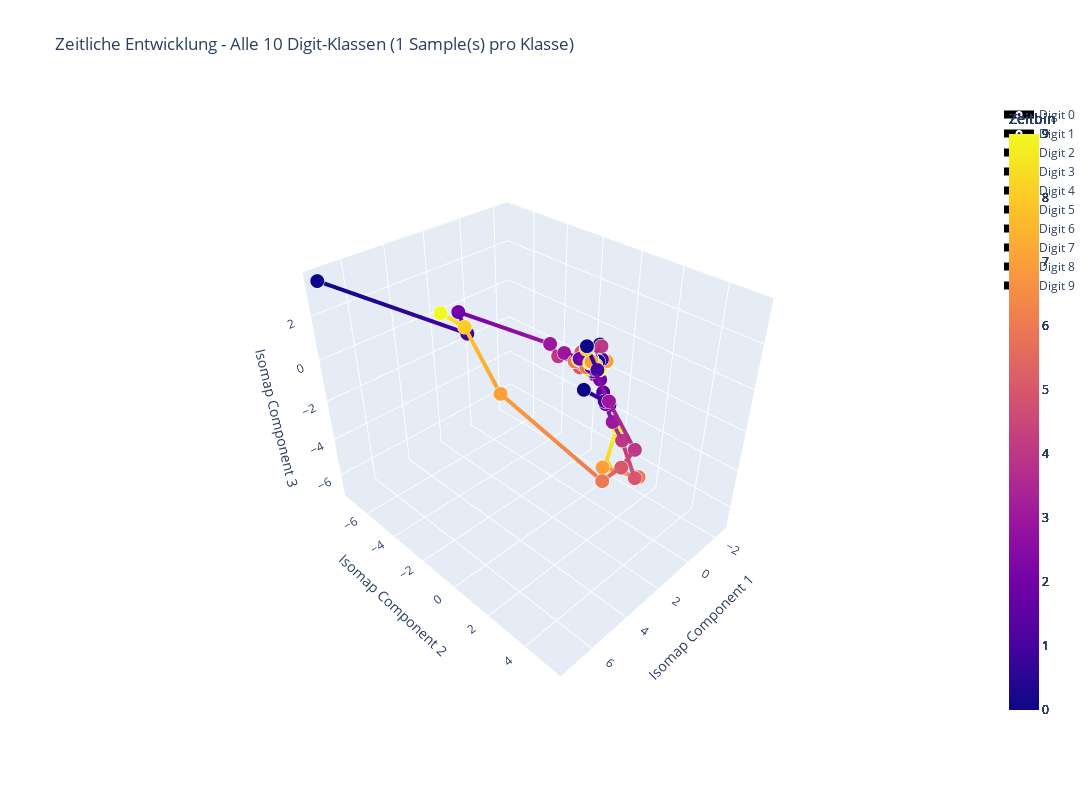

The code cell stored with this chart in its notebook:
### Code cell
# Korrigierte Version: Samples von allen 10 Digit-Klassen (0-9)
def create_balanced_time_evolution_plot(n_samples_per_digit=1):
    """
    Erstellt eine 3D-Visualisierung mit Samples von allen 10 Digit-Klassen
    n_samples_per_digit: Anzahl Samples pro Digit-Klasse (0-9)
    """
    # Alle Labels sammeln um die Indizes zu finden
    all_labels = []
    for i in range(len(dataset)):
        _, label = dataset[i]
        all_labels.append(label)
    
    # Indizes für jede Digit-Klasse finden
    digit_indices = {digit: [] for digit in range(10)}
    for i, label in enumerate(all_labels):
        digit_indices[label].append(i)
    
    print(f"Verfügbare Samples pro Digit-Klasse:")
    for digit in range(10):
        print(f"  Digit {digit}: {len(digit_indices[digit])} Samples")
    
    # Samples von jeder Klasse sammeln
    selected_samples = []
    selected_labels = []
    
    for digit in range(10):
        # Zufällige Samples aus dieser Klasse wählen
        available_indices = digit_indices[digit]
        n_available = len(available_indices)
        n_to_select = min(n_samples_per_digit, n_available)
        
        if n_to_select > 0:
            # Zufällige Auswahl
            import random
            selected_indices = random.sample(available_indices, n_to_select)
            
            for idx in selected_indices:
                events, label = dataset[idx]
                sample_frames = trans(events)
                timebins_flattened = sample_frames.reshape(sample_frames.shape[0], -1)
                selected_samples.append(timebins_flattened)
                selected_labels.append(label)
    
    print(f"Gesamt ausgewählte Samples: {len(selected_samples)}")
    print(f"Verteilung: {[selected_labels.count(i) for i in range(10)]}")
    
    # Alle Zeitbins zusammenfassen
    X_all_timebins = np.vstack(selected_samples)
    
    # Isomap anwenden
    isomap_3d = Isomap(n_components=3, n_neighbors=min(10, len(selected_samples)*10-1))
    X_isomap_3d = isomap_3d.fit_transform(X_all_timebins)
    
    # Plot erstellen
    fig = go.Figure()
    
    # Für jedes Sample eine Linie zeichnen
    for i in range(len(selected_samples)):
        start_idx = i * 10
        end_idx = (i + 1) * 10
        sample_coords = X_isomap_3d[start_idx:end_idx]
        
        # Linie mit zeitlicher Farbkodierung
        fig.add_trace(go.Scatter3d(
            x=sample_coords[:, 0],
            y=sample_coords[:, 1], 
            z=sample_coords[:, 2],
            mode='lines+markers',
            line=dict(
                color=list(range(10)),
                colorscale='plasma',
                width=8,
                colorbar=dict(title="Zeitbin", x=1.02)
            ),
            marker=dict(
                size=5,
                color=list(range(10)),
                colorscale='plasma',
                line=dict(width=2, color='white')
            ),
            name=f'Digit {selected_labels[i]}',
            showlegend=True,
            hovertemplate=f'Digit: {selected_labels[i]}<br>Zeitbin: %{{marker.color}}<br>X: %{{x:.2f}}<br>Y: %{{y:.2f}}<br>Z: %{{z:.2f}}<extra></extra>'
        ))
    
    fig.update_layout(
        title=f'Zeitliche Entwicklung - Alle 10 Digit-Klassen ({n_samples_per_digit} Sample(s) pro Klasse)',
        scene=dict(
            xaxis_title='Isomap Component 1',
            yaxis_title='Isomap Component 2',
            zaxis_title='Isomap Component 3',
            camera=dict(eye=dict(x=1.5, y=1.5, z=1.5))
        ),
        width=1200,
        height=800
    )
    
    return fig

# Test: 1 Sample pro Digit-Klasse (10 Samples total)
print("🎯 Erstelle Visualisierung mit 1 Sample pro Digit-Klasse...")
fig_balanced_1 = create_balanced_time_evolution_plot(1)
fig_balanced_1.show()

### Figure 1 — Plotly figure (JSON) as saved in the notebook; plotly's stock layout.template omitted (floating-point values rounded to 4 significant figures)
{"data": [{"hovertemplate": "Digit: 0<br>Zeitbin: %{marker.color}<br>X: %{x:.2f}<br>Y: %{y:.2f}<br>Z: %{z:.2f}<extra></extra>", "line": {"color": [0, 1, 2, 3, 4, 5, 6, 7, 8, 9], "colorbar": {"title": {"text": "Zeitbin"}, "x": 1.02}, "colorscale": [[0, "#0d0887"], [0.1111, "#46039f"], [0.2222, "#7201a8"], [0.3333, "#9c179e"], [0.4444, "#bd3786"], [0.5556, "#d8576b"], [0.6667, "#ed7953"], [0.7778, "#fb9f3a"], [0.8889, "#fdca26"], [1, "#f0f921"]], "width": 8}, "marker": {"color": [0, 1, 2, 3, 4, 5, 6, 7, 8, 9], "colorscale": [[0, "#0d0887"], [0.1111, "#46039f"], [0.2222, "#7201a8"], [0.3333, "#9c179e"], [0.4444, "#bd3786"], [0.5556, "#d8576b"], [0.6667, "#ed7953"], [0.7778, "#fb9f3a"], [0.8889, "#fdca26"], [1, "#f0f921"]], "line": {"color": "white", "width": 2}, "size": 5}, "mode": "lines+markers", "name": "Digit 0", "showlegend": true, "type": "scatter3d", "x": [-0.02461, 0.1925, 0.4109, 0.1215, -0.653, -0.03517, 0.2922, -0.2141, 0.1253, 0.01955], "y": [7.724e-05, 0.2165, -0.2226, 0.0447, -0.007309, -0.5295, 0.0409, -0.2818, 0.02324, -0.01094], "z": [0.09554, -0.102, 0.1783, 0.109, 0.4062, 0.1676, -0.1541, -0.2278, -0.3237, -0.4715]}, {"hovertemplate": "Digit: 1<br>Zeitbin: %{marker.color}<br>X: %{x:.2f}<br>Y: %{y:.2f}<br>Z: %{z:.2f}<extra></extra>", "line": {"color": [0, 1, 2, 3, 4, 5, 6, 7, 8, 9], "colorbar": {"title": {"text": "Zeitbin"}, "x": 1.02}, "colorscale": [[0, "#0d0887"], [0.1111, "#46039f"], [0.2222, "#7201a8"], [0.3333, "#9c179e"], [0.4444, "#bd3786"], [0.5556, "#d8576b"], [0.6667, "#ed7953"], [0.7778, "#fb9f3a"], [0.8889, "#fdca26"], [1, "#f0f921"]], "width": 8}, "marker": {"color": [0, 1, 2, 3, 4, 5, 6, 7, 8, 9], "colorscale": [[0, "#0d0887"], [0.1111, "#46039f"], [0.2222, "#7201a8"], [0.3333, "#9c179e"], [0.4444, "#bd3786"], [0.5556, "#d8576b"], [0.6667, "#ed7953"], [0.7778, "#fb9f3a"], [0.8889, "#fdca26"], [1, "#f0f921"]], "line": {"color": "white", "width": 2}, "size": 5}, "mode": "lines+markers", "name": "Digit 1", "showlegend": true, "type": "scatter3d", "x": [0.5542, -0.3721, -0.4607, -0.9102, -1.422, -2.064, -2.518, -0.4307, -1.835, -1.557], "y": [0.1938, 0.5679, 0.5618, 0.6553, 0.8625, 1.296, 1.182, 0.6592, -0.2905, 0.453], "z": [-1.043, -1.867, -2.062, -3.173, -4.34, -6.624, -6.903, -5.407, -6.748, -3.89]}, {"hovertemplate": "Digit: 2<br>Zeitbin: %{marker.color}<br>X: %{x:.2f}<br>Y: %{y:.2f}<br>Z: %{z:.2f}<extra></extra>", "line": {"color": [0, 1, 2, 3, 4, 5, 6, 7, 8, 9], "colorbar": {"title": {"text": "Zeitbin"}, "x": 1.02}, "colorscale": [[0, "#0d0887"], [0.1111, "#46039f"], [0.2222, "#7201a8"], [0.3333, "#9c179e"], [0.4444, "#bd3786"], [0.5556, "#d8576b"], [0.6667, "#ed7953"], [0.7778, "#fb9f3a"], [0.8889, "#fdca26"], [1, "#f0f921"]], "width": 8}, "marker": {"color": [0, 1, 2, 3, 4, 5, 6, 7, 8, 9], "colorscale": [[0, "#0d0887"], [0.1111, "#46039f"], [0.2222, "#7201a8"], [0.3333, "#9c179e"], [0.4444, "#bd3786"], [0.5556, "#d8576b"], [0.6667, "#ed7953"], [0.7778, "#fb9f3a"], [0.8889, "#fdca26"], [1, "#f0f921"]], "line": {"color": "white", "width": 2}, "size": 5}, "mode": "lines+markers", "name": "Digit 2", "showlegend": true, "type": "scatter3d", "x": [-1.36, -1.013, -0.6307, -0.321, -0.4994, -0.155, -0.01181, 0.1813, 0.1138, 0.07281], "y": [0.06676, -0.04621, 0.04964, -0.2825, -0.03726, -0.0374, -0.1488, 0.1161, -0.01053, -0.02921], "z": [-2.789, -2.021, -1.164, -0.5537, -0.2366, -0.05911, -0.03963, 0.03483, 0.1681, 0.1562]}, {"hovertemplate": "Digit: 3<br>Zeitbin: %{marker.color}<br>X: %{x:.2f}<br>Y: %{y:.2f}<br>Z: %{z:.2f}<extra></extra>", "line": {"color": [0, 1, 2, 3, 4, 5, 6, 7, 8, 9], "colorbar": {"title": {"text": "Zeitbin"}, "x": 1.02}, "colorscale": [[0, "#0d0887"], [0.1111, "#46039f"], [0.2222, "#7201a8"], [0.3333, "#9c179e"], [0.4444, "#bd3786"], [0.5556, "#d8576b"], [0.6667, "#ed7953"], [0.7778, "#fb9f3a"], [0.8889, "#fdca26"], [1, "#f0f921"]], "width": 8}, "marker": {"color": [0, 1, 2, 3, 4, 5, 6, 7, 8, 9], "colorscale": [[0, "#0d0887"], [0.1111, "#46039f"], [0.2222, "#7201a8"], [0.3333, "#9c179e"], [0.4444, "#bd3786"], [0.5556, "#d8576b"], [0.6667, "#ed7953"], [0.7778, "#fb9f3a"], [0.8889, "#fdca26"], [1, "#f0f921"]], "line": {"color": "white", "width": 2}, "size": 5}, "mode": "lines+markers", "name": "Digit 3", "showlegend": true, "type": "scatter3d", "x": [0.2142, 0.2114, 0.1668, 0.06951, -0.1437, -0.02155, 0.03404, 0.03551, -0.3542, -0.2856], "y": [-0.0425, 0.5536, 0.2273, -0.02707, -0.09612, -0.05838, 0.08008, -0.4307, 0.1009, -0.01997], "z": [0.7501, -0.09048, 0.06984, 0.1723, -0.07634, 0.04352, -0.2548, -0.1015, -0.108, -0.2214]}, {"hovertemplate": "Digit: 4<br>Zeitbin: %{marker.color}<br>X: %{x:.2f}<br>Y: %{y:.2f}<br>Z: %{z:.2f}<extra></extra>", "line": {"color": [0, 1, 2, 3, 4, 5, 6, 7, 8, 9], "colorbar": {"title": {"text": "Zeitbin"}, "x": 1.02}, "colorscale": [[0, "#0d0887"], [0.1111, "#46039f"], [0.2222, "#7201a8"], [0.3333, "#9c179e"], [0.4444, "#bd3786"], [0.5556, "#d8576b"], [0.6667, "#ed7953"], [0.7778, "#fb9f3a"], [0.8889, "#fdca26"], [1, "#f0f921"]], "width": 8}, "marker": {"color": [0, 1, 2, 3, 4, 5, 6, 7, 8, 9], "colorscale": [[0, "#0d0887"], [0.1111, "#46039f"], [0.2222, "#7201a8"], [0.3333, "#9c179e"], [0.4444, "#bd3786"], [0.5556, "#d8576b"], [0.6667, "#ed7953"], [0.7778, "#fb9f3a"], [0.8889, "#fdca26"], [1, "#f0f921"]], "line": {"color": "white", "width": 2}, "size": 5}, "mode": "lines+markers", "name": "Digit 4", "showlegend": true, "type": "scatter3d", "x": [-0.09398, -0.03743, 0.127, 1.265, 2.755, 4.082, 5.606, 6.297, 3.816, 4.505], "y": [-0.07102, -0.112, 0.2935, 2.061, 4.508, 4.962, 5.388, 1.521, -3.148, -3.688], "z": [-0.09249, -0.1782, -0.2035, -0.3514, -0.489, -0.252, 0.3448, 2.135, 1.807, 2.454]}, {"hovertemplate": "Digit: 5<br>Zeitbin: %{marker.color}<br>X: %{x:.2f}<br>Y: %{y:.2f}<br>Z: %{z:.2f}<extra></extra>", "line": {"color": [0, 1, 2, 3, 4, 5, 6, 7, 8, 9], "colorbar": {"title": {"text": "Zeitbin"}, "x": 1.02}, "colorscale": [[0, "#0d0887"], [0.1111, "#46039f"], [0.2222, "#7201a8"], [0.3333, "#9c179e"], [0.4444, "#bd3786"], [0.5556, "#d8576b"], [0.6667, "#ed7953"], [0.7778, "#fb9f3a"], [0.8889, "#fdca26"], [1, "#f0f921"]], "width": 8}, "marker": {"color": [0, 1, 2, 3, 4, 5, 6, 7, 8, 9], "colorscale": [[0, "#0d0887"], [0.1111, "#46039f"], [0.2222, "#7201a8"], [0.3333, "#9c179e"], [0.4444, "#bd3786"], [0.5556, "#d8576b"], [0.6667, "#ed7953"], [0.7778, "#fb9f3a"], [0.8889, "#fdca26"], [1, "#f0f921"]], "line": {"color": "white", "width": 2}, "size": 5}, "mode": "lines+markers", "name": "Digit 5", "showlegend": true, "type": "scatter3d", "x": [7.364, 2.643, 2.52, 0.4843, 0.346, -0.1852, -0.2405, -0.1141, -0.1424, 0.2619], "y": [-7.326, -4.439, -5.091, -1.786, -1.447, -0.5154, -0.08864, -0.1303, 0.1634, -0.4065], "z": [3.513, 0.5318, 1.24, 0.25, -0.2565, -0.4872, -0.2568, -0.2423, -0.1766, -0.006536]}, {"hovertemplate": "Digit: 6<br>Zeitbin: %{marker.color}<br>X: %{x:.2f}<br>Y: %{y:.2f}<br>Z: %{z:.2f}<extra></extra>", "line": {"color": [0, 1, 2, 3, 4, 5, 6, 7, 8, 9], "colorbar": {"title": {"text": "Zeitbin"}, "x": 1.02}, "colorscale": [[0, "#0d0887"], [0.1111, "#46039f"], [0.2222, "#7201a8"], [0.3333, "#9c179e"], [0.4444, "#bd3786"], [0.5556, "#d8576b"], [0.6667, "#ed7953"], [0.7778, "#fb9f3a"], [0.8889, "#fdca26"], [1, "#f0f921"]], "width": 8}, "marker": {"color": [0, 1, 2, 3, 4, 5, 6, 7, 8, 9], "colorscale": [[0, "#0d0887"], [0.1111, "#46039f"], [0.2222, "#7201a8"], [0.3333, "#9c179e"], [0.4444, "#bd3786"], [0.5556, "#d8576b"], [0.6667, "#ed7953"], [0.7778, "#fb9f3a"], [0.8889, "#fdca26"], [1, "#f0f921"]], "line": {"color": "white", "width": 2}, "size": 5}, "mode": "lines+markers", "name": "Digit 6", "showlegend": true, "type": "scatter3d", "x": [-0.2829, -0.5377, -0.08526, -0.1727, -0.09061, -0.004981, -0.2381, 0.04899, 0.04492, 0.2414], "y": [0.1757, 0.1493, 0.04574, 0.01121, -0.07976, 0.01969, -0.08344, -0.00157, -0.05917, 0.1745], "z": [-0.06691, -0.09818, -0.1749, -0.03953, -0.053, -0.1061, -0.1653, -0.2173, 0.1275, 0.09605]}, {"hovertemplate": "Digit: 7<br>Zeitbin: %{marker.color}<br>X: %{x:.2f}<br>Y: %{y:.2f}<br>Z: %{z:.2f}<extra></extra>", "line": {"color": [0, 1, 2, 3, 4, 5, 6, 7, 8, 9], "colorbar": {"title": {"text": "Zeitbin"}, "x": 1.02}, "colorscale": [[0, "#0d0887"], [0.1111, "#46039f"], [0.2222, "#7201a8"], [0.3333, "#9c179e"], [0.4444, "#bd3786"], [0.5556, "#d8576b"], [0.6667, "#ed7953"], [0.7778, "#fb9f3a"], [0.8889, "#fdca26"], [1, "#f0f921"]], "width": 8}, "marker": {"color": [0, 1, 2, 3, 4, 5, 6, 7, 8, 9], "colorscale": [[0, "#0d0887"], [0.1111, "#46039f"], [0.2222, "#7201a8"], [0.3333, "#9c179e"], [0.4444, "#bd3786"], [0.5556, "#d8576b"], [0.6667, "#ed7953"], [0.7778, "#fb9f3a"], [0.8889, "#fdca26"], [1, "#f0f921"]], "line": {"color": "white", "width": 2}, "size": 5}, "mode": "lines+markers", "name": "Digit 7", "showlegend": true, "type": "scatter3d", "x": [0.1018, 0.08573, 0.1071, 0.2717, -0.2063, -0.2026, 0.2292, -0.3231, -0.2441, -0.752], "y": [0.09041, -0.08765, -0.03237, -1.187, -0.1862, -0.7241, -0.6371, -0.1167, -0.7041, -0.5648], "z": [0.08576, 0.09881, 0.04406, -0.01922, -0.4117, -0.7186, -0.2038, -0.7041, -0.4793, -0.4811]}, {"hovertemplate": "Digit: 8<br>Zeitbin: %{marker.color}<br>X: %{x:.2f}<br>Y: %{y:.2f}<br>Z: %{z:.2f}<extra></extra>", "line": {"color": [0, 1, 2, 3, 4, 5, 6, 7, 8, 9], "colorbar": {"title": {"text": "Zeitbin"}, "x": 1.02}, "colorscale": [[0, "#0d0887"], [0.1111, "#46039f"], [0.2222, "#7201a8"], [0.3333, "#9c179e"], [0.4444, "#bd3786"], [0.5556, "#d8576b"], [0.6667, "#ed7953"], [0.7778, "#fb9f3a"], [0.8889, "#fdca26"], [1, "#f0f921"]], "width": 8}, "marker": {"color": [0, 1, 2, 3, 4, 5, 6, 7, 8, 9], "colorscale": [[0, "#0d0887"], [0.1111, "#46039f"], [0.2222, "#7201a8"], [0.3333, "#9c179e"], [0.4444, "#bd3786"], [0.5556, "#d8576b"], [0.6667, "#ed7953"], [0.7778, "#fb9f3a"], [0.8889, "#fdca26"], [1, "#f0f921"]], "line": {"color": "white", "width": 2}, "size": 5}, "mode": "lines+markers", "name": "Digit 8", "showlegend": true, "type": "scatter3d", "x": [-1.328, -0.8171, -1.272, -1.327, -0.7704, -0.8204, -0.6887, -0.8138, -0.4439, -0.5534], "y": [-0.6355, -0.5227, -0.509, -0.8249, -0.2268, -0.157, -0.09062, 0.1832, -0.09971, 0.05485], "z": [-0.0513, -0.8888, -1.218, -1.624, -0.9913, -0.8109, -0.3512, -0.2896, -0.08415, -0.646]}, {"hovertemplate": "Digit: 9<br>Zeitbin: %{marker.color}<br>X: %{x:.2f}<br>Y: %{y:.2f}<br>Z: %{z:.2f}<extra></extra>", "line": {"color": [0, 1, 2, 3, 4, 5, 6, 7, 8, 9], "colorbar": {"title": {"text": "Zeitbin"}, "x": 1.02}, "colorscale": [[0, "#0d0887"], [0.1111, "#46039f"], [0.2222, "#7201a8"], [0.3333, "#9c179e"], [0.4444, "#bd3786"], [0.5556, "#d8576b"], [0.6667, "#ed7953"], [0.7778, "#fb9f3a"], [0.8889, "#fdca26"], [1, "#f0f921"]], "width": 8}, "marker": {"color": [0, 1, 2, 3, 4, 5, 6, 7, 8, 9], "colorscale": [[0, "#0d0887"], [0.1111, "#46039f"], [0.2222, "#7201a8"], [0.3333, "#9c179e"], [0.4444, "#bd3786"], [0.5556, "#d8576b"], [0.6667, "#ed7953"], [0.7778, "#fb9f3a"], [0.8889, "#fdca26"], [1, "#f0f921"]], "line": {"color": "white", "width": 2}, "size": 5}, "mode": "lines+markers", "name": "Digit 9", "showlegend": true, "type": "scatter3d", "x": [-0.4964, 0.03619, -0.3905, -0.214, -0.1381, -0.03467, -0.08877, 0.2045, 0.2692, 0.149], "y": [-0.01808, 0.1894, -0.05108, 0.2017, -0.03726, 0.01996, -0.01257, 0.2197, -0.01697, -0.004907], "z": [-0.2383, -0.4047, -0.5999, -0.2197, -0.2055, -0.1556, 0.03105, 0.1527, 0.6563, 0.0671]}], "layout": {"height": 800, "scene": {"camera": {"eye": {"x": 1.5, "y": 1.5, "z": 1.5}}, "xaxis": {"title": {"text": "Isomap Component 1"}}, "yaxis": {"title": {"text": "Isomap Component 2"}}, "zaxis": {"title": {"text": "Isomap Component 3"}}}, "title": {"text": "Zeitliche Entwicklung - Alle 10 Digit-Klassen (1 Sample(s) pro Klasse)"}, "width": 1200}}
